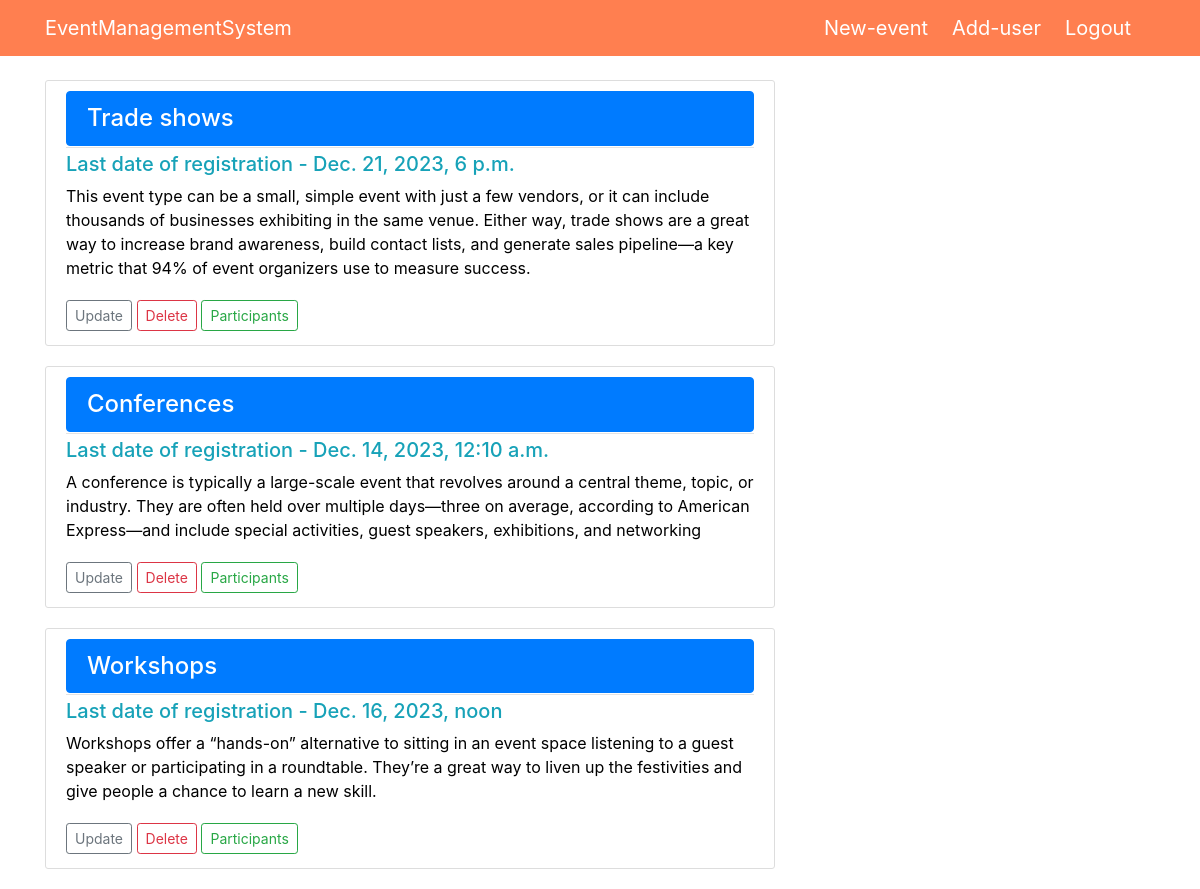
The page /admin_home/ (signed in) on the database its author committed.
### Events/models.py (models this page shows, shortened)
class Event(models.Model):
    name = models.CharField(max_length=200)
    description = models.TextField(null=True, blank=True)
    start_date = models.DateTimeField(null=True)
    end_date = models.DateTimeField(null=True)
    registration_deadline = models.DateTimeField(null=True)
    updated = models.DateTimeField(auto_now=True)
    location = models.CharField(null=True,max_length=100)
    participant = models.ManyToManyField(RegisteredUser,blank=True)
    class Meta:
        ordering = ['-end_date']

### Events/views.py (the view)
# urls.py: path('admin_home/', AdminEventListView.as_view(), name='event-index'),
class AdminEventListView(LoginRequiredMixin,ListView):
    model = Event
    template_name = 'Events/index.html'  # <app>/<model>_<viewtype>.html
    context_object_name = 'Events'

### Events/templates/Events/index.html
{% extends "Events/main.html" %}
{% block content %}
    {% for Event in Events %}
        <article class="media content-section">
          <div class="media-body">
            <div class="article-metadata">
              <h4 href="#" class="list-group-item active">{{Event.name}}</h4>
            </div>
            <h5 class="text-info"> <a> Last date of registration - </a>{{ Event.registration_deadline }}</h5>
            <p class="article-content">{{ Event.description }}</p>
            <div>
              <a class="btn btn-outline-secondary btn-sm mt-1 mb-1" href="{% url 'event-update' Event.id %}">Update</a>
              <a class="btn btn-outline-danger btn-sm mt-1 mb-1" href="{% url 'event-delete' Event.id %}">Delete</a>
              <a class="btn btn-outline-success btn-sm mt-1 mb-1" href="{% url 'event-participant' Event.id %}">Participants</a>
            </div>
          </div>
        </article>
    {% endfor %}
{% endblock content %}

### Events/static/Events/main.css (style rules this page uses)
body { background: white; color: black; margin-top: 5rem; }
h1, h2, h3, h4, h5, h6 { color: #444444; }
.content-section { background: #ffffff; padding: 10px 20px; border: 1px solid #dddddd; border-radius: 3px; margin-bottom: 20px; }
.article-content { white-space: pre-line; }
.article-metadata { padding-bottom: 1px; margin-bottom: 4px; border-bottom: 1px solid #e3e3e3 }

### rows shown on the page
Event: name "Trade shows", registration_deadline "Dec. 21, 2023, 6 p.m.", description "This event type can be a small, simple event with just a few vendors, or it can include thousands of businesses exhibiting in the same venue. Either way, trade shows are a great way to increase brand awareness, build contact lists, and generate sales pipeline—a key metric that 94% of event organizers use to measure success."
Event: name "Conferences", registration_deadline "Dec. 14, 2023, 12:10 a.m.", description "A conference is typically a large-scale event that revolves around a central theme, topic, or industry. They are often held over multiple days—three on average, according to American Express—and include special activities, guest speakers, exhibitions, and networking"
Event: name "Workshops", registration_deadline "Dec. 16, 2023, noon", description "Workshops offer a “hands-on” alternative to sitting in an event space listening to a guest speaker or participating in a roundtable. They’re a great way to liven up the festivities and give people a chance to learn a new skill."
